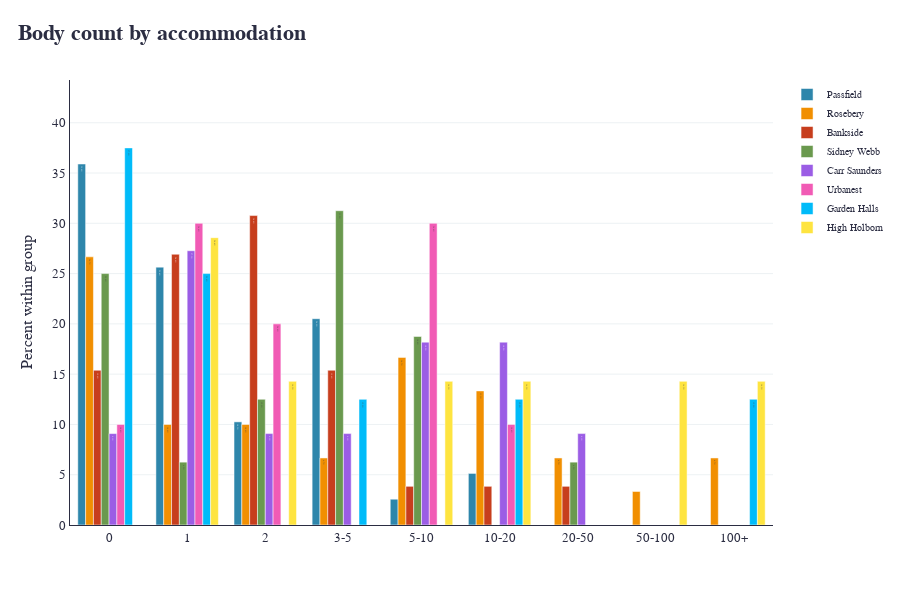
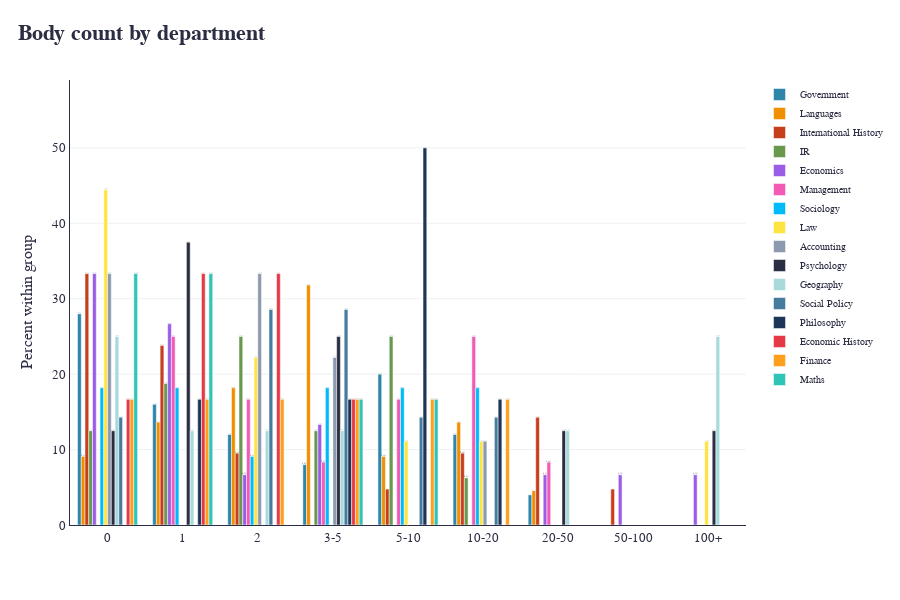
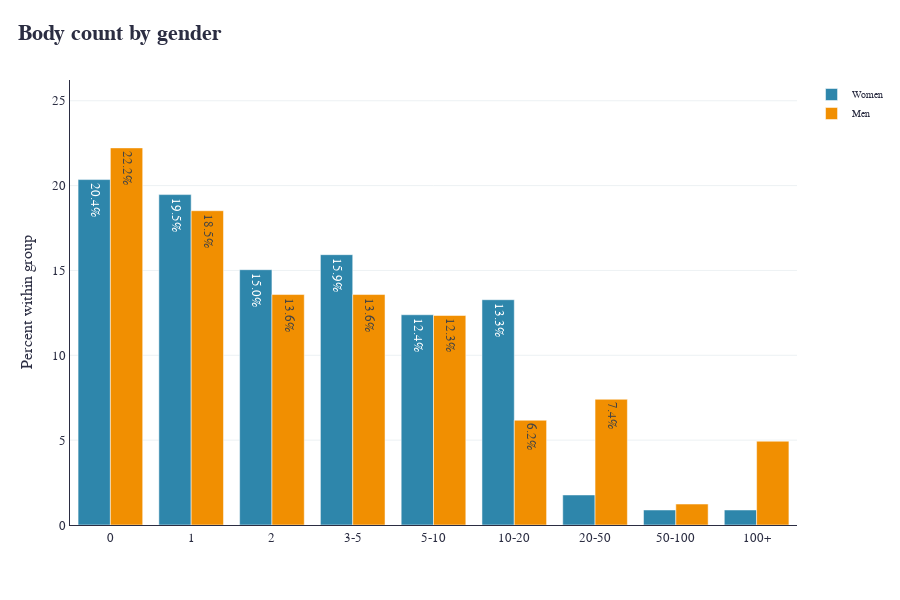
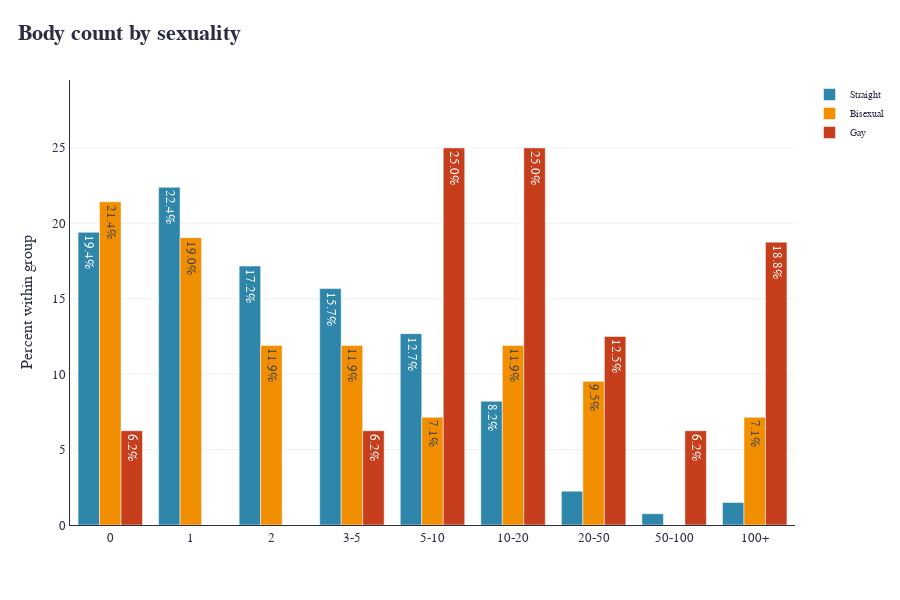

The notebook cell these images were saved under, in order:
### Code cell
create_visualizations(survey, min_group_size=5)

### Figure 1 — Plotly figure (JSON) as saved in the notebook; plotly's stock layout.template omitted (floating-point values rounded to 4 significant figures)
{"data": [{"alignmentgroup": "True", "hovertemplate": "lse_accommodation=Passfield<br>body_count=%{x}<br>pct=%{y}<br>pct_text=%{text}<extra></extra>", "legendgroup": "Passfield", "marker": {"color": "#2E86AB", "pattern": {"shape": ""}}, "name": "Passfield", "offsetgroup": "Passfield", "orientation": "v", "showlegend": true, "text": ["35.9%", "25.6%", "10.3%", "20.5%", "", ""], "textposition": "auto", "type": "bar", "x": ["0", "1", "2", "3-5", "5-10", "10-20"], "xaxis": "x", "y": [35.9, 25.64, 10.26, 20.51, 2.564, 5.128], "yaxis": "y"}, {"alignmentgroup": "True", "hovertemplate": "lse_accommodation=Rosebery<br>body_count=%{x}<br>pct=%{y}<br>pct_text=%{text}<extra></extra>", "legendgroup": "Rosebery", "marker": {"color": "#F18F01", "pattern": {"shape": ""}}, "name": "Rosebery", "offsetgroup": "Rosebery", "orientation": "v", "showlegend": true, "text": ["26.7%", "10.0%", "10.0%", "6.7%", "16.7%", "13.3%", "6.7%", "", "6.7%"], "textposition": "auto", "type": "bar", "x": ["0", "1", "2", "3-5", "5-10", "10-20", "20-50", "50-100", "100+"], "xaxis": "x", "y": [26.67, 10.0, 10.0, 6.667, 16.67, 13.33, 6.667, 3.333, 6.667], "yaxis": "y"}, {"alignmentgroup": "True", "hovertemplate": "lse_accommodation=Bankside<br>body_count=%{x}<br>pct=%{y}<br>pct_text=%{text}<extra></extra>", "legendgroup": "Bankside", "marker": {"color": "#C73E1D", "pattern": {"shape": ""}}, "name": "Bankside", "offsetgroup": "Bankside", "orientation": "v", "showlegend": true, "text": ["15.4%", "26.9%", "30.8%", "15.4%", "", "", ""], "textposition": "auto", "type": "bar", "x": ["0", "1", "2", "3-5", "5-10", "10-20", "20-50"], "xaxis": "x", "y": [15.38, 26.92, 30.77, 15.38, 3.846, 3.846, 3.846], "yaxis": "y"}, {"alignmentgroup": "True", "hovertemplate": "lse_accommodation=Sidney Webb<br>body_count=%{x}<br>pct=%{y}<br>pct_text=%{text}<extra></extra>", "legendgroup": "Sidney Webb", "marker": {"color": "#6A994E", "pattern": {"shape": ""}}, "name": "Sidney Webb", "offsetgroup": "Sidney Webb", "orientation": "v", "showlegend": true, "text": ["25.0%", "6.2%", "12.5%", "31.2%", "18.8%", "6.2%"], "textposition": "auto", "type": "bar", "x": ["0", "1", "2", "3-5", "5-10", "20-50"], "xaxis": "x", "y": [25.0, 6.25, 12.5, 31.25, 18.75, 6.25], "yaxis": "y"}, {"alignmentgroup": "True", "hovertemplate": "lse_accommodation=Carr Saunders<br>body_count=%{x}<br>pct=%{y}<br>pct_text=%{text}<extra></extra>", "legendgroup": "Carr Saunders", "marker": {"color": "#9B5DE5", "pattern": {"shape": ""}}, "name": "Carr Saunders", "offsetgroup": "Carr Saunders", "orientation": "v", "showlegend": true, "text": ["9.1%", "27.3%", "9.1%", "9.1%", "18.2%", "18.2%", "9.1%"], "textposition": "auto", "type": "bar", "x": ["0", "1", "2", "3-5", "5-10", "10-20", "20-50"], "xaxis": "x", "y": [9.091, 27.27, 9.091, 9.091, 18.18, 18.18, 9.091], "yaxis": "y"}, {"alignmentgroup": "True", "hovertemplate": "lse_accommodation=Urbanest<br>body_count=%{x}<br>pct=%{y}<br>pct_text=%{text}<extra></extra>", "legendgroup": "Urbanest", "marker": {"color": "#F15BB5", "pattern": {"shape": ""}}, "name": "Urbanest", "offsetgroup": "Urbanest", "orientation": "v", "showlegend": true, "text": ["10.0%", "30.0%", "20.0%", "30.0%", "10.0%"], "textposition": "auto", "type": "bar", "x": ["0", "1", "2", "5-10", "10-20"], "xaxis": "x", "y": [10.0, 30.0, 20.0, 30.0, 10.0], "yaxis": "y"}, {"alignmentgroup": "True", "hovertemplate": "lse_accommodation=Garden Halls<br>body_count=%{x}<br>pct=%{y}<br>pct_text=%{text}<extra></extra>", "legendgroup": "Garden Halls", "marker": {"color": "#00BBF9", "pattern": {"shape": ""}}, "name": "Garden Halls", "offsetgroup": "Garden Halls", "orientation": "v", "showlegend": true, "text": ["37.5%", "25.0%", "12.5%", "12.5%", "12.5%"], "textposition": "auto", "type": "bar", "x": ["0", "1", "3-5", "10-20", "100+"], "xaxis": "x", "y": [37.5, 25.0, 12.5, 12.5, 12.5], "yaxis": "y"}, {"alignmentgroup": "True", "hovertemplate": "lse_accommodation=High Holborn<br>body_count=%{x}<br>pct=%{y}<br>pct_text=%{text}<extra></extra>", "legendgroup": "High Holborn", "marker": {"color": "#FEE440", "pattern": {"shape": ""}}, "name": "High Holborn", "offsetgroup": "High Holborn", "orientation": "v", "showlegend": true, "text": ["28.6%", "14.3%", "14.3%", "14.3%", "14.3%", "14.3%"], "textposition": "auto", "type": "bar", "x": ["1", "2", "5-10", "10-20", "50-100", "100+"], "xaxis": "x", "y": [28.57, 14.29, 14.29, 14.29, 14.29, 14.29], "yaxis": "y"}], "layout": {"barmode": "group", "font": {"color": "#2B2D42", "family": "Helvetica Neue, Arial, sans-serif", "size": 13}, "height": 600, "legend": {"bgcolor": "rgba(255,255,255,0.7)", "font": {"size": 10}, "orientation": "v", "title": {"text": ""}, "tracegroupgap": 0, "x": 1.02, "xanchor": "left", "y": 1, "yanchor": "top"}, "margin": {"b": 75, "l": 70, "r": 35, "t": 80}, "showlegend": true, "title": {"text": "<span style='font-size:22px; font-weight:700; color:#2B2D42'>Body count by accommodation</span>", "x": 0.02, "xanchor": "left"}, "xaxis": {"anchor": "y", "categoryarray": ["0", "1", "2", "3-5", "5-10", "10-20", "20-50", "50-100", "100+"], "categoryorder": "array", "domain": [0, 1], "linecolor": "#2B2D42", "showgrid": false, "tickangle": 0, "tickcolor": "#8D99AE", "title": {"text": ""}}, "yaxis": {"anchor": "x", "domain": [0, 1], "gridcolor": "#EDF2F4", "linecolor": "#2B2D42", "range": [0, 44.25], "showgrid": true, "title": {"text": "Percent within group"}, "zeroline": false}}}

### Figure 2 — Plotly figure (JSON) as saved in the notebook; plotly's stock layout.template omitted (floating-point values rounded to 4 significant figures)
{"data": [{"alignmentgroup": "True", "hovertemplate": "department=Government<br>body_count=%{x}<br>pct=%{y}<br>pct_text=%{text}<extra></extra>", "legendgroup": "Government", "marker": {"color": "#2E86AB", "pattern": {"shape": ""}}, "name": "Government", "offsetgroup": "Government", "orientation": "v", "showlegend": true, "text": ["28.0%", "16.0%", "12.0%", "8.0%", "20.0%", "12.0%", ""], "textposition": "auto", "type": "bar", "x": ["0", "1", "2", "3-5", "5-10", "10-20", "20-50"], "xaxis": "x", "y": [28.0, 16.0, 12.0, 8.0, 20.0, 12.0, 4.0], "yaxis": "y"}, {"alignmentgroup": "True", "hovertemplate": "department=Languages<br>body_count=%{x}<br>pct=%{y}<br>pct_text=%{text}<extra></extra>", "legendgroup": "Languages", "marker": {"color": "#F18F01", "pattern": {"shape": ""}}, "name": "Languages", "offsetgroup": "Languages", "orientation": "v", "showlegend": true, "text": ["9.1%", "13.6%", "18.2%", "31.8%", "9.1%", "13.6%", ""], "textposition": "auto", "type": "bar", "x": ["0", "1", "2", "3-5", "5-10", "10-20", "20-50"], "xaxis": "x", "y": [9.091, 13.64, 18.18, 31.82, 9.091, 13.64, 4.545], "yaxis": "y"}, {"alignmentgroup": "True", "hovertemplate": "department=International History<br>body_count=%{x}<br>pct=%{y}<br>pct_text=%{text}<extra></extra>", "legendgroup": "International History", "marker": {"color": "#C73E1D", "pattern": {"shape": ""}}, "name": "International History", "offsetgroup": "International History", "orientation": "v", "showlegend": true, "text": ["33.3%", "23.8%", "9.5%", "", "9.5%", "14.3%", ""], "textposition": "auto", "type": "bar", "x": ["0", "1", "2", "5-10", "10-20", "20-50", "50-100"], "xaxis": "x", "y": [33.33, 23.81, 9.524, 4.762, 9.524, 14.29, 4.762], "yaxis": "y"}, {"alignmentgroup": "True", "hovertemplate": "department=IR<br>body_count=%{x}<br>pct=%{y}<br>pct_text=%{text}<extra></extra>", "legendgroup": "IR", "marker": {"color": "#6A994E", "pattern": {"shape": ""}}, "name": "IR", "offsetgroup": "IR", "orientation": "v", "showlegend": true, "text": ["12.5%", "18.8%", "25.0%", "12.5%", "25.0%", "6.2%"], "textposition": "auto", "type": "bar", "x": ["0", "1", "2", "3-5", "5-10", "10-20"], "xaxis": "x", "y": [12.5, 18.75, 25.0, 12.5, 25.0, 6.25], "yaxis": "y"}, {"alignmentgroup": "True", "hovertemplate": "department=Economics<br>body_count=%{x}<br>pct=%{y}<br>pct_text=%{text}<extra></extra>", "legendgroup": "Economics", "marker": {"color": "#9B5DE5", "pattern": {"shape": ""}}, "name": "Economics", "offsetgroup": "Economics", "orientation": "v", "showlegend": true, "text": ["33.3%", "26.7%", "6.7%", "13.3%", "6.7%", "6.7%", "6.7%"], "textposition": "auto", "type": "bar", "x": ["0", "1", "2", "3-5", "20-50", "50-100", "100+"], "xaxis": "x", "y": [33.33, 26.67, 6.667, 13.33, 6.667, 6.667, 6.667], "yaxis": "y"}, {"alignmentgroup": "True", "hovertemplate": "department=Management<br>body_count=%{x}<br>pct=%{y}<br>pct_text=%{text}<extra></extra>", "legendgroup": "Management", "marker": {"color": "#F15BB5", "pattern": {"shape": ""}}, "name": "Management", "offsetgroup": "Management", "orientation": "v", "showlegend": true, "text": ["25.0%", "16.7%", "8.3%", "16.7%", "25.0%", "8.3%"], "textposition": "auto", "type": "bar", "x": ["1", "2", "3-5", "5-10", "10-20", "20-50"], "xaxis": "x", "y": [25.0, 16.67, 8.333, 16.67, 25.0, 8.333], "yaxis": "y"}, {"alignmentgroup": "True", "hovertemplate": "department=Sociology<br>body_count=%{x}<br>pct=%{y}<br>pct_text=%{text}<extra></extra>", "legendgroup": "Sociology", "marker": {"color": "#00BBF9", "pattern": {"shape": ""}}, "name": "Sociology", "offsetgroup": "Sociology", "orientation": "v", "showlegend": true, "text": ["18.2%", "18.2%", "9.1%", "18.2%", "18.2%", "18.2%"], "textposition": "auto", "type": "bar", "x": ["0", "1", "2", "3-5", "5-10", "10-20"], "xaxis": "x", "y": [18.18, 18.18, 9.091, 18.18, 18.18, 18.18], "yaxis": "y"}, {"alignmentgroup": "True", "hovertemplate": "department=Law<br>body_count=%{x}<br>pct=%{y}<br>pct_text=%{text}<extra></extra>", "legendgroup": "Law", "marker": {"color": "#FEE440", "pattern": {"shape": ""}}, "name": "Law", "offsetgroup": "Law", "orientation": "v", "showlegend": true, "text": ["44.4%", "22.2%", "11.1%", "11.1%", "11.1%"], "textposition": "auto", "type": "bar", "x": ["0", "2", "5-10", "10-20", "100+"], "xaxis": "x", "y": [44.44, 22.22, 11.11, 11.11, 11.11], "yaxis": "y"}, {"alignmentgroup": "True", "hovertemplate": "department=Accounting<br>body_count=%{x}<br>pct=%{y}<br>pct_text=%{text}<extra></extra>", "legendgroup": "Accounting", "marker": {"color": "#8D99AE", "pattern": {"shape": ""}}, "name": "Accounting", "offsetgroup": "Accounting", "orientation": "v", "showlegend": true, "text": ["33.3%", "33.3%", "22.2%", "11.1%"], "textposition": "auto", "type": "bar", "x": ["0", "2", "3-5", "10-20"], "xaxis": "x", "y": [33.33, 33.33, 22.22, 11.11], "yaxis": "y"}, {"alignmentgroup": "True", "hovertemplate": "department=Psychology<br>body_count=%{x}<br>pct=%{y}<br>pct_text=%{text}<extra></extra>", "legendgroup": "Psychology", "marker": {"color": "#2B2D42", "pattern": {"shape": ""}}, "name": "Psychology", "offsetgroup": "Psychology", "orientation": "v", "showlegend": true, "text": ["12.5%", "37.5%", "25.0%", "12.5%", "12.5%"], "textposition": "auto", "type": "bar", "x": ["0", "1", "3-5", "20-50", "100+"], "xaxis": "x", "y": [12.5, 37.5, 25.0, 12.5, 12.5], "yaxis": "y"}, {"alignmentgroup": "True", "hovertemplate": "department=Geography<br>body_count=%{x}<br>pct=%{y}<br>pct_text=%{text}<extra></extra>", "legendgroup": "Geography", "marker": {"color": "#A8DADC", "pattern": {"shape": ""}}, "name": "Geography", "offsetgroup": "Geography", "orientation": "v", "showlegend": true, "text": ["25.0%", "12.5%", "12.5%", "12.5%", "12.5%", "25.0%"], "textposition": "auto", "type": "bar", "x": ["0", "1", "2", "3-5", "20-50", "100+"], "xaxis": "x", "y": [25.0, 12.5, 12.5, 12.5, 12.5, 25.0], "yaxis": "y"}, {"alignmentgroup": "True", "hovertemplate": "department=Social Policy<br>body_count=%{x}<br>pct=%{y}<br>pct_text=%{text}<extra></extra>", "legendgroup": "Social Policy", "marker": {"color": "#457B9D", "pattern": {"shape": ""}}, "name": "Social Policy", "offsetgroup": "Social Policy", "orientation": "v", "showlegend": true, "text": ["14.3%", "28.6%", "28.6%", "14.3%", "14.3%"], "textposition": "auto", "type": "bar", "x": ["0", "2", "3-5", "5-10", "10-20"], "xaxis": "x", "y": [14.29, 28.57, 28.57, 14.29, 14.29], "yaxis": "y"}, {"alignmentgroup": "True", "hovertemplate": "department=Philosophy<br>body_count=%{x}<br>pct=%{y}<br>pct_text=%{text}<extra></extra>", "legendgroup": "Philosophy", "marker": {"color": "#1D3557", "pattern": {"shape": ""}}, "name": "Philosophy", "offsetgroup": "Philosophy", "orientation": "v", "showlegend": true, "text": ["16.7%", "16.7%", "50.0%", "16.7%"], "textposition": "auto", "type": "bar", "x": ["1", "3-5", "5-10", "10-20"], "xaxis": "x", "y": [16.67, 16.67, 50.0, 16.67], "yaxis": "y"}, {"alignmentgroup": "True", "hovertemplate": "department=Economic History<br>body_count=%{x}<br>pct=%{y}<br>pct_text=%{text}<extra></extra>", "legendgroup": "Economic History", "marker": {"color": "#E63946", "pattern": {"shape": ""}}, "name": "Economic History", "offsetgroup": "Economic History", "orientation": "v", "showlegend": true, "text": ["16.7%", "33.3%", "33.3%", "16.7%"], "textposition": "auto", "type": "bar", "x": ["0", "1", "2", "3-5"], "xaxis": "x", "y": [16.67, 33.33, 33.33, 16.67], "yaxis": "y"}, {"alignmentgroup": "True", "hovertemplate": "department=Finance<br>body_count=%{x}<br>pct=%{y}<br>pct_text=%{text}<extra></extra>", "legendgroup": "Finance", "marker": {"color": "#FF9F1C", "pattern": {"shape": ""}}, "name": "Finance", "offsetgroup": "Finance", "orientation": "v", "showlegend": true, "text": ["16.7%", "16.7%", "16.7%", "16.7%", "16.7%", "16.7%"], "textposition": "auto", "type": "bar", "x": ["0", "1", "2", "3-5", "5-10", "10-20"], "xaxis": "x", "y": [16.67, 16.67, 16.67, 16.67, 16.67, 16.67], "yaxis": "y"}, {"alignmentgroup": "True", "hovertemplate": "department=Maths<br>body_count=%{x}<br>pct=%{y}<br>pct_text=%{text}<extra></extra>", "legendgroup": "Maths", "marker": {"color": "#2EC4B6", "pattern": {"shape": ""}}, "name": "Maths", "offsetgroup": "Maths", "orientation": "v", "showlegend": true, "text": ["33.3%", "33.3%", "16.7%", "16.7%"], "textposition": "auto", "type": "bar", "x": ["0", "1", "3-5", "5-10"], "xaxis": "x", "y": [33.33, 33.33, 16.67, 16.67], "yaxis": "y"}], "layout": {"barmode": "group", "font": {"color": "#2B2D42", "family": "Helvetica Neue, Arial, sans-serif", "size": 13}, "height": 600, "legend": {"bgcolor": "rgba(255,255,255,0.7)", "font": {"size": 10}, "orientation": "v", "title": {"text": ""}, "tracegroupgap": 0, "x": 1.02, "xanchor": "left", "y": 1, "yanchor": "top"}, "margin": {"b": 75, "l": 70, "r": 35, "t": 80}, "showlegend": true, "title": {"text": "<span style='font-size:22px; font-weight:700; color:#2B2D42'>Body count by department</span>", "x": 0.02, "xanchor": "left"}, "xaxis": {"anchor": "y", "categoryarray": ["0", "1", "2", "3-5", "5-10", "10-20", "20-50", "50-100", "100+"], "categoryorder": "array", "domain": [0, 1], "linecolor": "#2B2D42", "showgrid": false, "tickangle": 0, "tickcolor": "#8D99AE", "title": {"text": ""}}, "yaxis": {"anchor": "x", "domain": [0, 1], "gridcolor": "#EDF2F4", "linecolor": "#2B2D42", "range": [0, 59], "showgrid": true, "title": {"text": "Percent within group"}, "zeroline": false}}}

### Figure 3 — Plotly figure (JSON) as saved in the notebook; plotly's stock layout.template omitted (floating-point values rounded to 4 significant figures)
{"data": [{"alignmentgroup": "True", "hovertemplate": "gender=Women<br>body_count=%{x}<br>pct=%{y}<br>pct_text=%{text}<extra></extra>", "legendgroup": "Women", "marker": {"color": "#2E86AB", "pattern": {"shape": ""}}, "name": "Women", "offsetgroup": "Women", "orientation": "v", "showlegend": true, "text": ["20.4%", "19.5%", "15.0%", "15.9%", "12.4%", "13.3%", "", "", ""], "textposition": "auto", "type": "bar", "x": ["0", "1", "2", "3-5", "5-10", "10-20", "20-50", "50-100", "100+"], "xaxis": "x", "y": [20.35, 19.47, 15.04, 15.93, 12.39, 13.27, 1.77, 0.885, 0.885], "yaxis": "y"}, {"alignmentgroup": "True", "hovertemplate": "gender=Men<br>body_count=%{x}<br>pct=%{y}<br>pct_text=%{text}<extra></extra>", "legendgroup": "Men", "marker": {"color": "#F18F01", "pattern": {"shape": ""}}, "name": "Men", "offsetgroup": "Men", "orientation": "v", "showlegend": true, "text": ["22.2%", "18.5%", "13.6%", "13.6%", "12.3%", "6.2%", "7.4%", "", ""], "textposition": "auto", "type": "bar", "x": ["0", "1", "2", "3-5", "5-10", "10-20", "20-50", "50-100", "100+"], "xaxis": "x", "y": [22.22, 18.52, 13.58, 13.58, 12.35, 6.173, 7.407, 1.235, 4.938], "yaxis": "y"}], "layout": {"barmode": "group", "font": {"color": "#2B2D42", "family": "Helvetica Neue, Arial, sans-serif", "size": 13}, "height": 600, "legend": {"bgcolor": "rgba(255,255,255,0.7)", "font": {"size": 10}, "orientation": "v", "title": {"text": ""}, "tracegroupgap": 0, "x": 1.02, "xanchor": "left", "y": 1, "yanchor": "top"}, "margin": {"b": 75, "l": 70, "r": 35, "t": 80}, "showlegend": true, "title": {"text": "<span style='font-size:22px; font-weight:700; color:#2B2D42'>Body count by gender</span>", "x": 0.02, "xanchor": "left"}, "xaxis": {"anchor": "y", "categoryarray": ["0", "1", "2", "3-5", "5-10", "10-20", "20-50", "50-100", "100+"], "categoryorder": "array", "domain": [0, 1], "linecolor": "#2B2D42", "showgrid": false, "tickangle": 0, "tickcolor": "#8D99AE", "title": {"text": ""}}, "yaxis": {"anchor": "x", "domain": [0, 1], "gridcolor": "#EDF2F4", "linecolor": "#2B2D42", "range": [0, 26.22], "showgrid": true, "title": {"text": "Percent within group"}, "zeroline": false}}}

### Figure 4 — Plotly figure (JSON) as saved in the notebook; plotly's stock layout.template omitted (floating-point values rounded to 4 significant figures)
{"data": [{"alignmentgroup": "True", "hovertemplate": "sexuality=Straight<br>body_count=%{x}<br>pct=%{y}<br>pct_text=%{text}<extra></extra>", "legendgroup": "Straight", "marker": {"color": "#2E86AB", "pattern": {"shape": ""}}, "name": "Straight", "offsetgroup": "Straight", "orientation": "v", "showlegend": true, "text": ["19.4%", "22.4%", "17.2%", "15.7%", "12.7%", "8.2%", "", "", ""], "textposition": "auto", "type": "bar", "x": ["0", "1", "2", "3-5", "5-10", "10-20", "20-50", "50-100", "100+"], "xaxis": "x", "y": [19.4, 22.39, 17.16, 15.67, 12.69, 8.209, 2.239, 0.7463, 1.493], "yaxis": "y"}, {"alignmentgroup": "True", "hovertemplate": "sexuality=Bisexual<br>body_count=%{x}<br>pct=%{y}<br>pct_text=%{text}<extra></extra>", "legendgroup": "Bisexual", "marker": {"color": "#F18F01", "pattern": {"shape": ""}}, "name": "Bisexual", "offsetgroup": "Bisexual", "orientation": "v", "showlegend": true, "text": ["21.4%", "19.0%", "11.9%", "11.9%", "7.1%", "11.9%", "9.5%", "7.1%"], "textposition": "auto", "type": "bar", "x": ["0", "1", "2", "3-5", "5-10", "10-20", "20-50", "100+"], "xaxis": "x", "y": [21.43, 19.05, 11.9, 11.9, 7.143, 11.9, 9.524, 7.143], "yaxis": "y"}, {"alignmentgroup": "True", "hovertemplate": "sexuality=Gay<br>body_count=%{x}<br>pct=%{y}<br>pct_text=%{text}<extra></extra>", "legendgroup": "Gay", "marker": {"color": "#C73E1D", "pattern": {"shape": ""}}, "name": "Gay", "offsetgroup": "Gay", "orientation": "v", "showlegend": true, "text": ["6.2%", "6.2%", "25.0%", "25.0%", "12.5%", "6.2%", "18.8%"], "textposition": "auto", "type": "bar", "x": ["0", "3-5", "5-10", "10-20", "20-50", "50-100", "100+"], "xaxis": "x", "y": [6.25, 6.25, 25.0, 25.0, 12.5, 6.25, 18.75], "yaxis": "y"}], "layout": {"barmode": "group", "font": {"color": "#2B2D42", "family": "Helvetica Neue, Arial, sans-serif", "size": 13}, "height": 600, "legend": {"bgcolor": "rgba(255,255,255,0.7)", "font": {"size": 10}, "orientation": "v", "title": {"text": ""}, "tracegroupgap": 0, "x": 1.02, "xanchor": "left", "y": 1, "yanchor": "top"}, "margin": {"b": 75, "l": 70, "r": 35, "t": 80}, "showlegend": true, "title": {"text": "<span style='font-size:22px; font-weight:700; color:#2B2D42'>Body count by sexuality</span>", "x": 0.02, "xanchor": "left"}, "xaxis": {"anchor": "y", "categoryarray": ["0", "1", "2", "3-5", "5-10", "10-20", "20-50", "50-100", "100+"], "categoryorder": "array", "domain": [0, 1], "linecolor": "#2B2D42", "showgrid": false, "tickangle": 0, "tickcolor": "#8D99AE", "title": {"text": ""}}, "yaxis": {"anchor": "x", "domain": [0, 1], "gridcolor": "#EDF2F4", "linecolor": "#2B2D42", "range": [0, 29.5], "showgrid": true, "title": {"text": "Percent within group"}, "zeroline": false}}}
